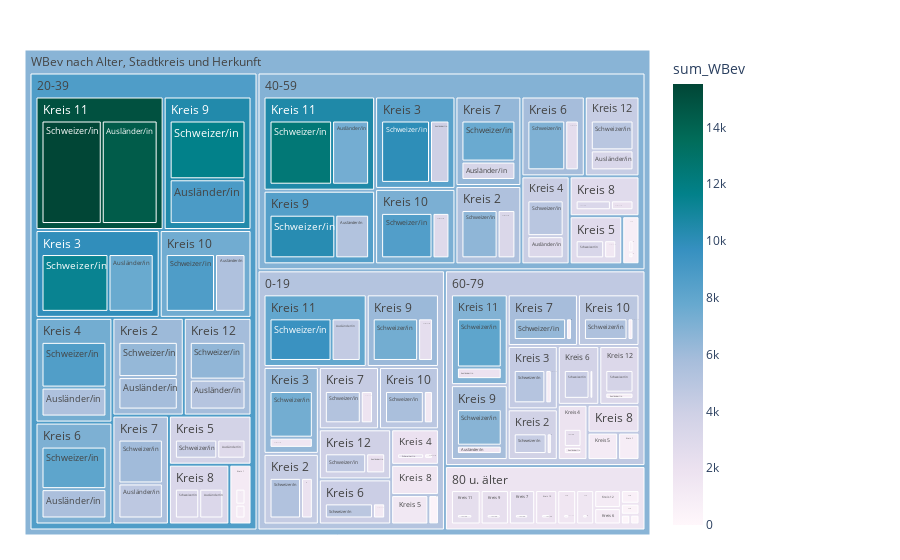

Write notebook code for a chart like this one.
### Code cell
fig = px.treemap(myTreemapAgg.reset_index()
                 , path=[px.Constant("WBev nach Alter, Stadtkreis und Herkunft"), 'AlterV20Kurz','KreisLang','HerkunftLang']
                 , values='sum_WBev'
                 , color='sum_WBev'
                 ## bei discrete scales (bei Klassen und Strings):                 
                 #, color_discrete_map={'(?)':'lightgrey','EVP':'gold', 'SP':'#FF3030', 'PdA':'#EE3B3B', 'Grüne':'#A2CD5A','GLP':'#CAFF70','Die Mitte':'orange','FDP':'#104E8B','AL':'deeppink','SVP':'forestgreen', 'FL ZÜRI':'#8B864E','Volt':'#lightblue' }                
                 ## bei continuous scales (bei Zahlenwerten):
                , color_continuous_scale='PuBuGn'
                #, color_continuous_midpoint=np.average(df['AnzBestWir'], weights=df['AnzBestWir']) 
                 #,height=400
                 #,width=1500
                )
fig.update_traces(root_color="grey")
fig.update_layout(margin = dict(t=50, l=25, r=250, b=25))#, title="WBev nach Alter, Stadtkreis und Herkunft")
fig.show()

### Figure 1 — Plotly figure (JSON) as saved in the notebook; plotly's stock layout.template omitted (floating-point values rounded to 4 significant figures; data arrays with more than 128 entries replaced by an {"elided": "..."} marker saying what was removed)
{"data": [{"branchvalues": "total", "customdata": {"elided": "197x1 float values"}, "domain": {"x": [0, 1], "y": [0, 1]}, "hovertemplate": "labels=%{label}<br>sum_WBev_sum=%{value}<br>parent=%{parent}<br>id=%{id}<br>sum_WBev=%{color}<extra></extra>", "ids": {"elided": "197 str values"}, "labels": {"elided": "197 str values"}, "marker": {"coloraxis": "coloraxis", "colors": {"elided": "197 float values"}}, "name": "", "parents": {"elided": "197 str values"}, "root": {"color": "grey"}, "type": "treemap", "values": {"elided": "197 int values"}}], "layout": {"autosize": true, "coloraxis": {"colorbar": {"title": {"text": "sum_WBev"}}, "colorscale": [[0, "rgb(255,247,251)"], [0.125, "rgb(236,226,240)"], [0.25, "rgb(208,209,230)"], [0.375, "rgb(166,189,219)"], [0.5, "rgb(103,169,207)"], [0.625, "rgb(54,144,192)"], [0.75, "rgb(2,129,138)"], [0.875, "rgb(1,108,89)"], [1, "rgb(1,70,54)"]]}, "legend": {"tracegroupgap": 0}, "margin": {"b": 25, "l": 25, "r": 250, "t": 50}}}
